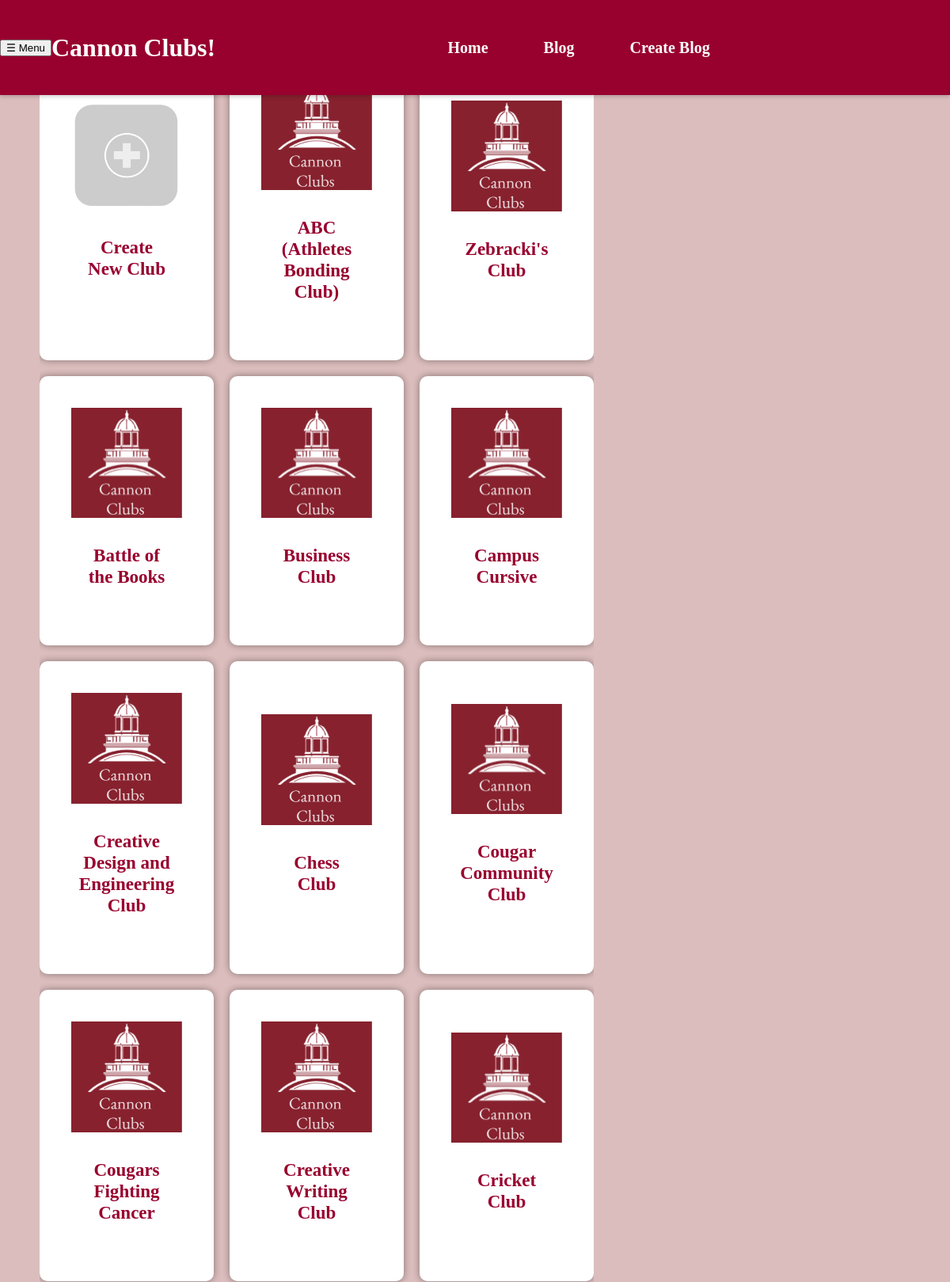
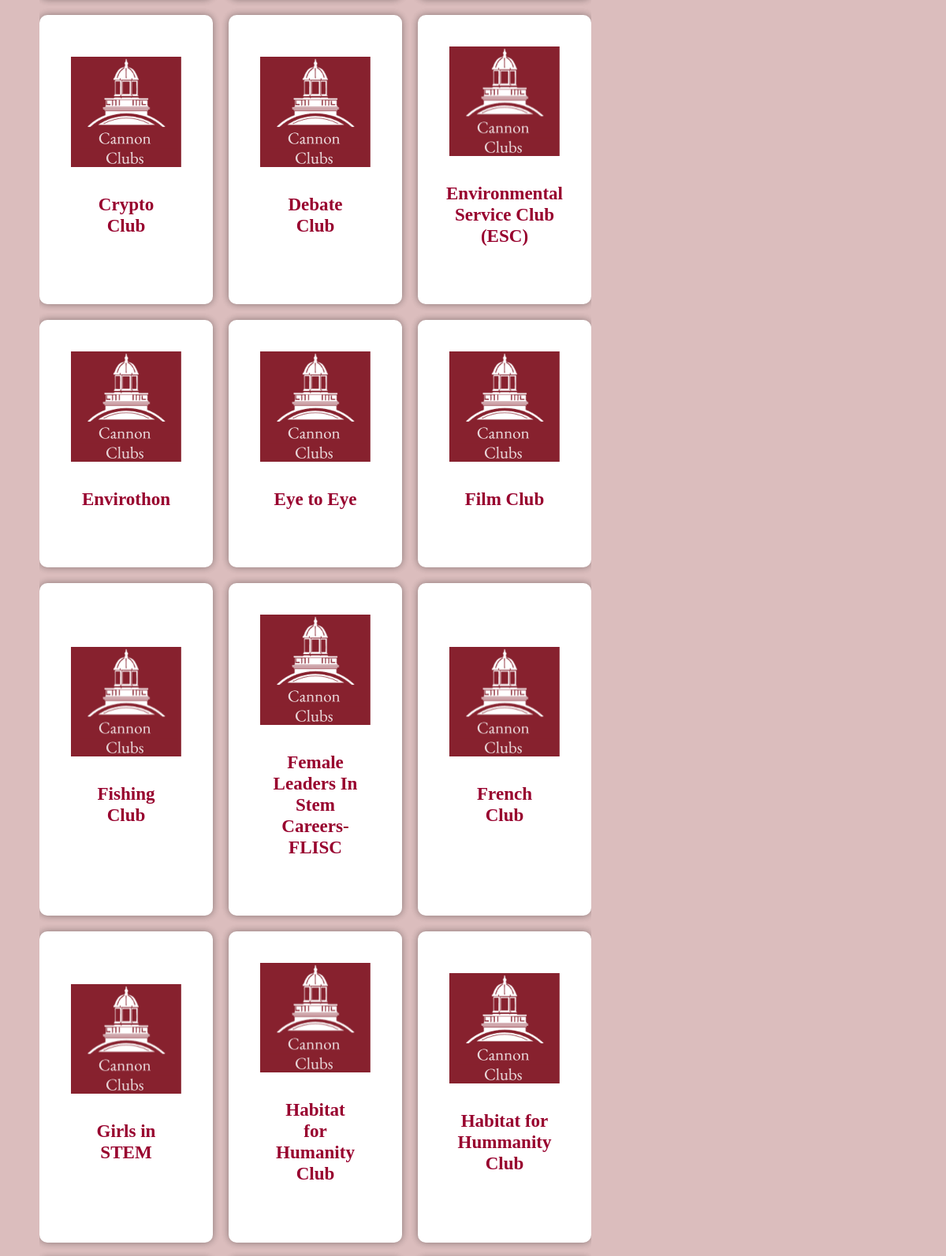
The page / (upper part) on the database its author committed (2 pictures, top to bottom).
### display/models.py (models this page shows)
class Club(models.Model):
    sheet_link = models.CharField(max_length=150)
    name = models.CharField(max_length=50)
    leaders = models.CharField(max_length=50)
    emails = models.EmailField()
    description = models.CharField(max_length=1000)
    approved = models.BooleanField(default=False)

### display/views.py (the view)
# urls.py: path("", views.IndexView.as_view(), name='index'),
class IndexView(generic.ListView):
    template_name = "display/index.html"
    context_object_name = "club_list"
    def get_queryset(self):
        queryset = Club.objects.filter(approved=True)
        search_query = self.request.GET.get('search_query')
        if search_query:
            queryset = queryset.filter(name__icontains=search_query)
        return queryset
    def get_context_data(self, **kwargs):
        context = super().get_context_data(**kwargs)
        context['search_form'] = ClubSearchForm(self.request.GET)
        return context

### display/templates/display/index.html (shortened to what this page needs)
{% load static %}
<!DOCTYPE html>
<html>
<head>
    <link rel="stylesheet" type="text/css" href="{% static 'display/style.css' %}">
</head>
<body>
    <header id="navbar">
        <button id="menu-button">&#9776; Menu</button>
        <h1>Cannon Clubs!</h1>
        <nav class="navbar-container">
            <ul class="nav-list">
                <li class="nav-item"><a href="/" class="nav-link">Home</a></li>
                <li class="nav-item"><a href="/blog" class="nav-link">Blog</a></li>
                <li class="nav-item"><a href="/blog/form" class="nav-link">Create Blog</a></li>
            </ul>
        </nav>
    </header>
    <div class="new-div">
    </div>
    <div class="main" id="projects">
        <div class="grid">
            <div class="item" id="pinkish">
                <img src="{%static 'display/new_club.png' %}" class="small">
                <h3><a class="projectlink" href="{% url 'display:form' %}" id="dont">Create New Club</a></h3>
            </div>
        {% if club_list %}
                {% for club in club_list %}
                <div class="item" id="pinkish">
                    <img src="{% static 'display/cannonclubs.png' %}" class="small">
                    <h3 class="texty"><a class="projectlink" href="#" data-club-id="{{ club.id }}">{{ club.name }}</a></h3>
                </div>
                    {% endfor %}
        {% else %}
            <p>No clubs are available.</p>
        {% endif %}
    </div>
    </div>
</body>
</html>

### display/static/display/style.css (style rules this page uses)
nav { display: flex; justify-content: center; background-color: rgb(152,0,46); }
ul { display: flex; list-style-type: none; margin: 0; padding: 0; }
li { margin: 0 10px; }
a { display: block; color: white; text-align: center; padding: 14px 16px; text-decoration: none; }
h1 { padding: 0; margin: 0; text-align: center; }
body { margin: 0; padding-bottom: 50px; overflow-x: hidden; background-color: rgb(219, 189, 189); }
body { display: flex; flex-direction: column; min-height: 100vh; }
.grid { display: grid; grid-template-columns: repeat(auto-fit, minmax(300px, 1fr)); grid-gap: 60px; }
.item { display: flex; flex-direction: column; align-items: center; justify-content: center; text-align: center; background-color: slategray; border-radius: 10px; box-shadow: 0px 0px 10px rgba(0, 0, 0, 0.1); overflow: hidden; }
.item img { width: 100%; height: auto; object-fit: cover; }
.item h3 { margin-top: 10px; font-size: 1.2em; font-weight: bold; color: gold; }
#projects { padding: 20px 50px 100px 50px; }
.projectlink { margin-top: 10px; font-size: 1.2em; font-weight: bold; color: rgb(152, 0, 46); }
.small { width: 5px; }
#pinkish { background-color: slategray; }
#navbar { background-color: rgb(152, 0, 46); color: white; position: fixed; top: 0; left: 0; width: 100%; box-shadow: 0 2px 5px rgba(0, 0, 0, 0.2); z-index: 1000; }
.navbar-container { max-width: 960px; margin: 0 auto; padding: 10px 20px; display: flex; justify-content: space-between; align-items: center; }
.nav-list { display: flex; margin: 0; padding: 0; list-style: none; }
.nav-item { margin-right: 20px; }
.nav-link { text-decoration: none; color: white; font-weight: bold; transition: color 0.3s ease; }
.nav-item { margin-right: 20px; font-size: 18px; }
#navbar { background-color: rgb(152, 0, 46); color: white; position: fixed; top: 0; left: 0; width: 100%; height: 100px; box-shadow: 0 2px 5px rgba(0, 0, 0, 0.2); z-index: 1000; display: flex; justify-content: center; align-items: center; }
body { margin: 0; padding: 0; display: flex; justify-content: center; align-items: center; min-height: 100vh; background-color: rgb(219, 189, 189); }
.item#pinkish { text-align: center; background-color: white; padding: 40px; border-radius: 10px; box-shadow: 0px 0px 10px rgba(0, 0, 0, 0.2), 0px 0px 10px rgba(0, 0, 0, 0.2); color: rgb(152, 0, 46); max-width: 100%; }
#navbar { background-color: rgb(152, 0, 46); color: white; position: fixed; top: 0; left: 0; width: 100%; height: 120px; box-shadow: 0 2px 5px rgba(0, 0, 0, 0.2); z-index: 1000; display: flex; justify-content: center; align-items: center; }
.nav-link { text-decoration: none; color: white; font-weight: bold; transition: color 0.3s ease; padding: 15px 20px; line-height: 30px; font-size: 20px; }
.texty { color: rgb(152, 0, 46); }
body { display: grid; grid-template-columns: 2fr 1fr; min-height: 100vh; margin: 0; }
.main { grid-column: 1; }
.new-div { padding: 20px; box-sizing: border-box; }
.grid { display: grid; grid-template-columns: repeat(3, 1fr); grid-gap: 20px; overflow: auto; }

### rows shown on the page
Club: name "ABC (Athletes Bonding Club)"
Club: name "Zebracki's Club"
Club: name "Battle of the Books"
Club: name "Business Club"
Club: name "Campus Cursive"
Club: name "Creative Design and Engineering Club"
Club: name "Chess Club"
Club: name "Cougar Community Club"
Club: name "Cougars Fighting Cancer"
Club: name "Creative Writing Club"
Club: name "Cricket Club"
Club: name "Crypto Club"
Club: name "Debate Club"
Club: name "Environmental Service Club (ESC)"
Club: name "Envirothon"
Club: name "Eye to Eye"
Club: name "Film Club"
Club: name "Fishing Club"
Club: name "Female Leaders In Stem Careers- FLISC"
Club: name "French Club"
Club: name "Girls in STEM"
Club: name "Habitat for Humanity Club"
Club: name "Habitat for Hummanity Club"
